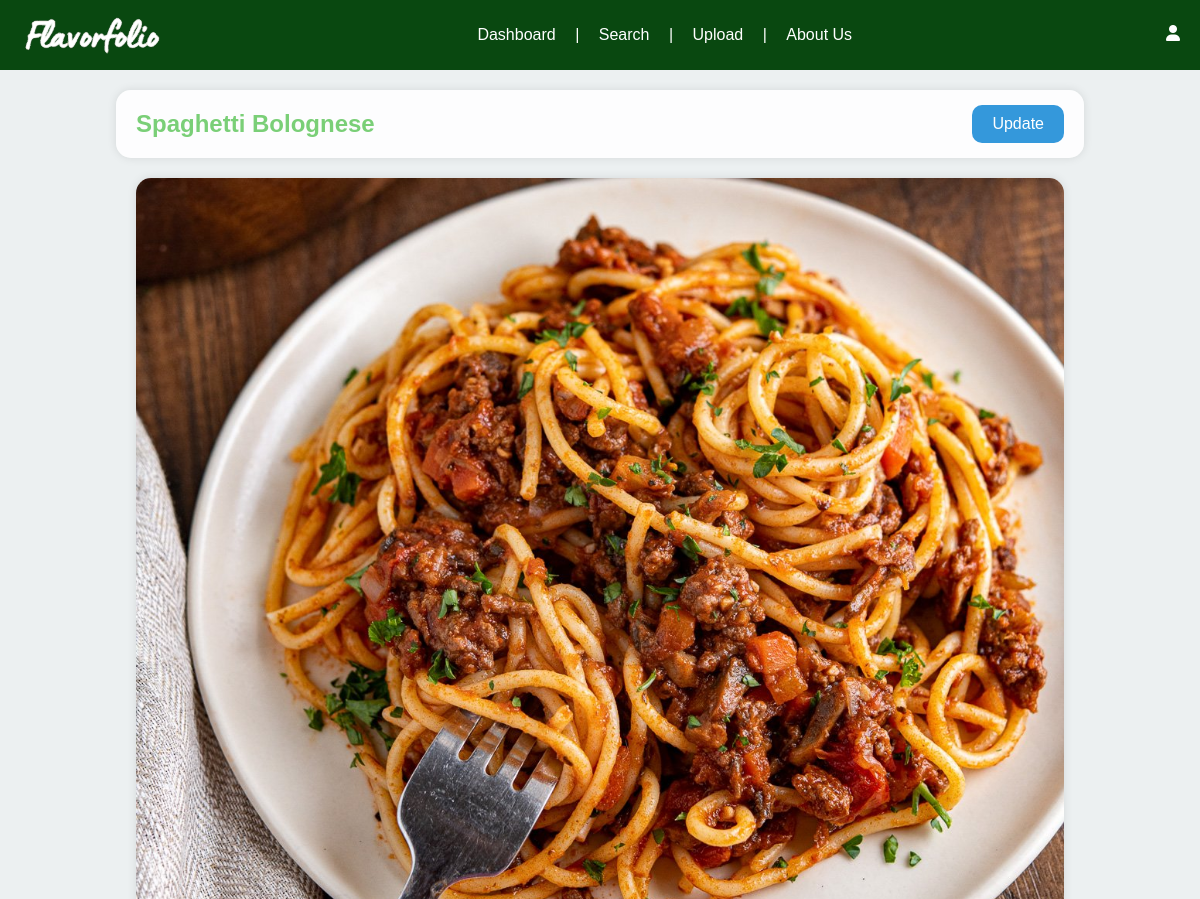
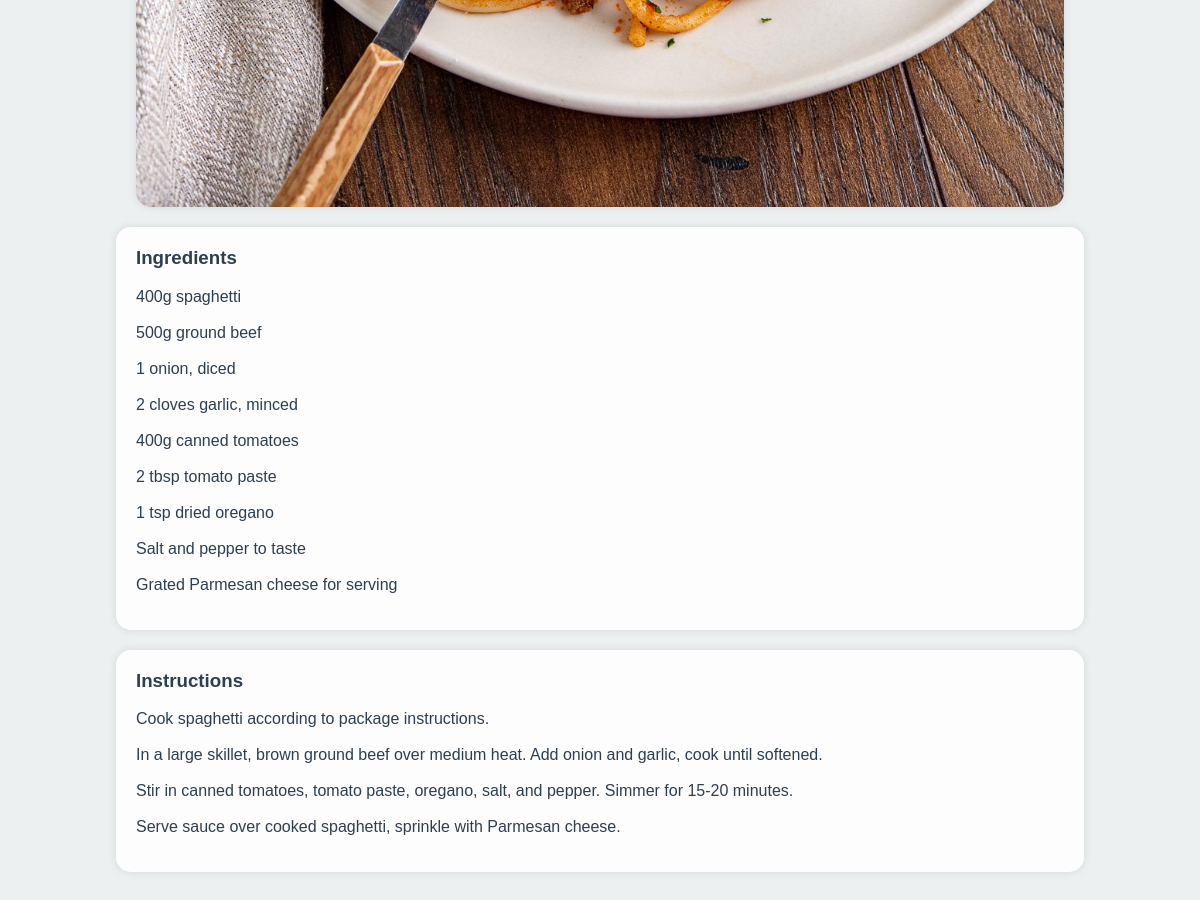
The page /recipe/5 (signed in) on the database its author committed (2 pictures, top to bottom).
### tables this page shows
CREATE TABLE recipes (
    id INTEGER PRIMARY KEY AUTOINCREMENT,
    name TEXT NOT NULL,
    ingredients TEXT NOT NULL,
    instructions TEXT NOT NULL,
    image_url TEXT,
    user_id INTEGER NOT NULL,
    FOREIGN KEY (user_id) REFERENCES users (id)
);

### app.py (the view)
@app.route('/recipe/<int:recipe_id>')
def recipe_detail(recipe_id):
    conn = get_db()
    recipe = conn.execute('SELECT * FROM recipes WHERE id = ?', (recipe_id,)).fetchone()
    conn.close()
    if recipe is None:
        abort(404)
    return render_template('recipe_detail.html', recipe=recipe)

### app.py (called while the page is built)
def get_db():
    db = sqlite3.connect('database.db')
    db.row_factory = sqlite3.Row
    return db

@app.before_request
def load_logged_in_user():
    user_id = session.get('user_id')
    if user_id is None:
        g.user = None
    else:
        db = get_db()
        g.user = db.execute('SELECT * FROM users WHERE id = ?', (user_id,)).fetchone()

### templates/recipe_detail.html
{% extends "base.html" %}
{% block content %}
<div class="recipe-detail-container">
    <div class="recipe-name-box">
        <h2>{{ recipe['name'] }}</h2>
        <a href="{{ url_for('update_recipe', recipe_id=recipe['id']) }}" class="update-button">Update</a>
    </div>
    <img src="{{ recipe['image_url'] }}" alt="Recipe Image" class="recipe-image">
    <div class="recipe-ingredients-box">
        <h3>Ingredients</h3>
        <p>{{ recipe['ingredients'].replace('\n', '<br>') | safe }}</p>
    </div>
    <div class="recipe-instructions-box">
        <h3>Instructions</h3>
        <p>{{ recipe['instructions'].replace('\n', '<br>') | safe }}</p>
    </div>
</div>
{% endblock %}

### static/style.css (style rules this page uses)
body { background-color: #ecf0f1; color: #2c3e50; font-family: 'Trebuchet MS', 'Lucida Sans Unicode', 'Lucida Grande', 'Lucida Sans', Arial, sans-serif; margin: 0; padding: 0; }
h2 { margin: 20px 0; text-align: center; color: #7acf77; }
.recipe-detail-container { display: flex; flex-direction: column; align-items: center; padding: 20px; }
.recipe-name-box { display: flex; justify-content: space-between; align-items: center; background-color: rgba(255, 255, 255, 0.9); border-radius: 15px; padding: 20px; width: 80%; box-shadow: 0 0 10px rgba(0, 0, 0, 0.1); margin-bottom: 20px; position: relative; }
.recipe-name-box h2 { margin: 0; }
.update-button { padding: 10px 20px; border-radius: 10px; border: none; background-color: #3498db; color: white; cursor: pointer; position: absolute; right: 20px; text-decoration: none; }
.recipe-image { max-width: 80%; height: auto; border-radius: 15px; margin-bottom: 20px; box-shadow: 0 0 10px rgba(0, 0, 0, 0.1); }
.recipe-ingredients-box, .recipe-instructions-box { background-color: rgba(255, 255, 255, 0.9); border-radius: 15px; padding: 20px; width: 80%; box-shadow: 0 0 10px rgba(0, 0, 0, 0.1); margin-bottom: 20px; }
.recipe-ingredients-box h3, .recipe-instructions-box h3 { margin-top: 0; }
.recipe-ingredients-box p, .recipe-instructions-box p { white-space: pre-wrap; }

### rows shown on the page
recipes: name "Spaghetti Bolognese", image_url (picture), ingredients.replace "400g spaghetti 500g ground beef 1 onion, diced 2 cloves garlic, minced 400g canned tomatoes 2 tbsp tomato paste 1 tsp dried oregano Salt and pepper to taste Grated Parmesan cheese for serving", instructions.replace "Cook spaghetti according to package instructions. In a large skillet, brown ground beef over medium heat. Add onion and garlic, cook until softened. Stir in canned tomatoes, tomato paste, oregano, salt, and pepper. Simmer for 15-20 minutes. Serve sauce over cooked spaghetti, sprinkle with Parmesan cheese."
